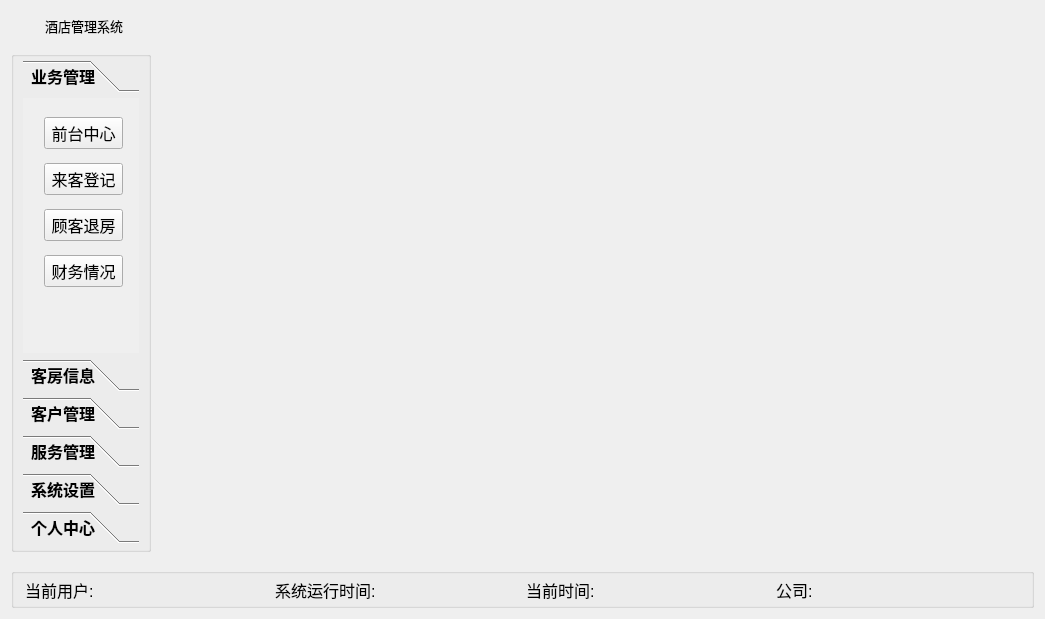
<?xml version="1.0" encoding="UTF-8"?>
<ui version="4.0">
 <class>MainWindow</class>
 <widget class="QMainWindow" name="MainWindow">
  <property name="geometry">
   <rect>
    <x>0</x>
    <y>0</y>
    <width>1045</width>
    <height>619</height>
   </rect>
  </property>
  <property name="windowTitle">
   <string>MainWindow</string>
  </property>
  <widget class="QWidget" name="centralWidget">
   <layout class="QGridLayout" name="gridLayout">
    <property name="topMargin">
     <number>11</number>
    </property>
    <property name="bottomMargin">
     <number>11</number>
    </property>
    <property name="verticalSpacing">
     <number>7</number>
    </property>
    <item row="0" column="0" colspan="3">
     <widget class="QWidget" name="widget_title" native="true">
      <property name="sizePolicy">
       <sizepolicy hsizetype="Preferred" vsizetype="Maximum">
        <horstretch>0</horstretch>
        <verstretch>0</verstretch>
       </sizepolicy>
      </property>
      <property name="minimumSize">
       <size>
        <width>100</width>
        <height>33</height>
       </size>
      </property>
      <property name="mouseTracking">
       <bool>false</bool>
      </property>
      <layout class="QHBoxLayout" name="horizontalLayout_2" stretch="0,0,0">
       <property name="spacing">
        <number>4</number>
       </property>
       <property name="sizeConstraint">
        <enum>QLayout::SetNoConstraint</enum>
       </property>
       <property name="leftMargin">
        <number>0</number>
       </property>
       <property name="topMargin">
        <number>0</number>
       </property>
       <property name="rightMargin">
        <number>0</number>
       </property>
       <property name="bottomMargin">
        <number>4</number>
       </property>
       <item>
        <widget class="QLabel" name="lab_Ico">
         <property name="sizePolicy">
          <sizepolicy hsizetype="Minimum" vsizetype="Preferred">
           <horstretch>0</horstretch>
           <verstretch>0</verstretch>
          </sizepolicy>
         </property>
         <property name="minimumSize">
          <size>
           <width>30</width>
           <height>0</height>
          </size>
         </property>
         <property name="text">
          <string/>
         </property>
         <property name="alignment">
          <set>Qt::AlignCenter</set>
         </property>
        </widget>
       </item>
       <item>
        <widget class="QLabel" name="lab_Title">
         <property name="sizePolicy">
          <sizepolicy hsizetype="Expanding" vsizetype="Preferred">
           <horstretch>0</horstretch>
           <verstretch>0</verstretch>
          </sizepolicy>
         </property>
         <property name="font">
          <font>
           <family>微软雅黑</family>
           <pointsize>10</pointsize>
           <weight>50</weight>
           <italic>false</italic>
           <bold>false</bold>
          </font>
         </property>
         <property name="styleSheet">
          <string notr="true">font: 10pt &quot;微软雅黑&quot;;</string>
         </property>
         <property name="text">
          <string>酒店管理系统</string>
         </property>
         <property name="alignment">
          <set>Qt::AlignLeading|Qt::AlignLeft|Qt::AlignVCenter</set>
         </property>
        </widget>
       </item>
       <item>
        <widget class="QWidget" name="widget_menu" native="true">
         <property name="sizePolicy">
          <sizepolicy hsizetype="Minimum" vsizetype="Preferred">
           <horstretch>0</horstretch>
           <verstretch>0</verstretch>
          </sizepolicy>
         </property>
         <layout class="QHBoxLayout" name="horizontalLayout">
          <property name="spacing">
           <number>0</number>
          </property>
          <property name="leftMargin">
           <number>0</number>
          </property>
          <property name="topMargin">
           <number>0</number>
          </property>
          <property name="rightMargin">
           <number>0</number>
          </property>
          <property name="bottomMargin">
           <number>0</number>
          </property>
          <item>
           <widget class="QPushButton" name="btnMenu">
            <property name="sizePolicy">
             <sizepolicy hsizetype="Minimum" vsizetype="Expanding">
              <horstretch>0</horstretch>
              <verstretch>0</verstretch>
             </sizepolicy>
            </property>
            <property name="minimumSize">
             <size>
              <width>31</width>
              <height>0</height>
             </size>
            </property>
            <property name="cursor">
             <cursorShape>ArrowCursor</cursorShape>
            </property>
            <property name="focusPolicy">
             <enum>Qt::NoFocus</enum>
            </property>
            <property name="toolTip">
             <string>菜单</string>
            </property>
            <property name="text">
             <string/>
            </property>
            <property name="flat">
             <bool>true</bool>
            </property>
           </widget>
          </item>
          <item>
           <widget class="QPushButton" name="btnMenu_Min">
            <property name="sizePolicy">
             <sizepolicy hsizetype="Minimum" vsizetype="Expanding">
              <horstretch>0</horstretch>
              <verstretch>0</verstretch>
             </sizepolicy>
            </property>
            <property name="minimumSize">
             <size>
              <width>31</width>
              <height>0</height>
             </size>
            </property>
            <property name="cursor">
             <cursorShape>ArrowCursor</cursorShape>
            </property>
            <property name="focusPolicy">
             <enum>Qt::NoFocus</enum>
            </property>
            <property name="toolTip">
             <string>最小化</string>
            </property>
            <property name="text">
             <string/>
            </property>
            <property name="flat">
             <bool>true</bool>
            </property>
           </widget>
          </item>
          <item>
           <widget class="QPushButton" name="btnMenu_Max">
            <property name="sizePolicy">
             <sizepolicy hsizetype="Minimum" vsizetype="Expanding">
              <horstretch>0</horstretch>
              <verstretch>0</verstretch>
             </sizepolicy>
            </property>
            <property name="minimumSize">
             <size>
              <width>31</width>
              <height>0</height>
             </size>
            </property>
            <property name="cursor">
             <cursorShape>ArrowCursor</cursorShape>
            </property>
            <property name="focusPolicy">
             <enum>Qt::NoFocus</enum>
            </property>
            <property name="toolTip">
             <string>最大化</string>
            </property>
            <property name="text">
             <string/>
            </property>
            <property name="flat">
             <bool>true</bool>
            </property>
           </widget>
          </item>
          <item>
           <widget class="QPushButton" name="btnMenu_Close">
            <property name="sizePolicy">
             <sizepolicy hsizetype="Minimum" vsizetype="Expanding">
              <horstretch>0</horstretch>
              <verstretch>0</verstretch>
             </sizepolicy>
            </property>
            <property name="minimumSize">
             <size>
              <width>40</width>
              <height>0</height>
             </size>
            </property>
            <property name="cursor">
             <cursorShape>ArrowCursor</cursorShape>
            </property>
            <property name="focusPolicy">
             <enum>Qt::NoFocus</enum>
            </property>
            <property name="toolTip">
             <string>关闭</string>
            </property>
            <property name="styleSheet">
             <string notr="true">background-color: (0,0,0)</string>
            </property>
            <property name="text">
             <string/>
            </property>
            <property name="flat">
             <bool>true</bool>
            </property>
           </widget>
          </item>
         </layout>
        </widget>
       </item>
      </layout>
     </widget>
    </item>
    <item row="1" column="0">
     <widget class="QGroupBox" name="groupBox">
      <property name="sizePolicy">
       <sizepolicy hsizetype="Maximum" vsizetype="Preferred">
        <horstretch>0</horstretch>
        <verstretch>0</verstretch>
       </sizepolicy>
      </property>
      <property name="minimumSize">
       <size>
        <width>140</width>
        <height>0</height>
       </size>
      </property>
      <property name="title">
       <string/>
      </property>
      <layout class="QVBoxLayout" name="verticalLayout">
       <property name="spacing">
        <number>11</number>
       </property>
       <property name="leftMargin">
        <number>9</number>
       </property>
       <property name="topMargin">
        <number>3</number>
       </property>
       <property name="rightMargin">
        <number>9</number>
       </property>
       <property name="bottomMargin">
        <number>6</number>
       </property>
       <item>
        <widget class="QToolBox" name="toolBox">
         <property name="sizePolicy">
          <sizepolicy hsizetype="Preferred" vsizetype="Preferred">
           <horstretch>0</horstretch>
           <verstretch>0</verstretch>
          </sizepolicy>
         </property>
         <property name="minimumSize">
          <size>
           <width>0</width>
           <height>0</height>
          </size>
         </property>
         <property name="font">
          <font>
           <family>楷体</family>
           <pointsize>12</pointsize>
           <weight>75</weight>
           <bold>true</bold>
          </font>
         </property>
         <property name="cursor">
          <cursorShape>ArrowCursor</cursorShape>
         </property>
         <property name="styleSheet">
          <string notr="true"/>
         </property>
         <property name="currentIndex">
          <number>0</number>
         </property>
         <widget class="QWidget" name="page_0">
          <property name="geometry">
           <rect>
            <x>0</x>
            <y>0</y>
            <width>120</width>
            <height>281</height>
           </rect>
          </property>
          <attribute name="label">
           <string> 业务管理</string>
          </attribute>
          <widget class="QWidget" name="layoutWidget">
           <property name="geometry">
            <rect>
             <x>10</x>
             <y>0</y>
             <width>101</width>
             <height>211</height>
            </rect>
           </property>
           <property name="font">
            <font>
             <family>楷体</family>
            </font>
           </property>
           <layout class="QVBoxLayout" name="verticalLayout_0">
            <item>
             <widget class="QPushButton" name="btn_center">
              <property name="minimumSize">
               <size>
                <width>0</width>
                <height>30</height>
               </size>
              </property>
              <property name="font">
               <font>
                <family>楷体</family>
                <pointsize>12</pointsize>
                <weight>9</weight>
                <italic>false</italic>
                <bold>false</bold>
               </font>
              </property>
              <property name="cursor">
               <cursorShape>OpenHandCursor</cursorShape>
              </property>
              <property name="toolTip">
               <string>前台中心</string>
              </property>
              <property name="styleSheet">
               <string notr="true">font: 75 12pt &quot;楷体&quot;;</string>
              </property>
              <property name="text">
               <string>前台中心</string>
              </property>
             </widget>
            </item>
            <item>
             <widget class="QPushButton" name="btn_check">
              <property name="minimumSize">
               <size>
                <width>0</width>
                <height>30</height>
               </size>
              </property>
              <property name="font">
               <font>
                <family>楷体</family>
                <pointsize>12</pointsize>
                <weight>9</weight>
                <italic>false</italic>
                <bold>false</bold>
               </font>
              </property>
              <property name="cursor">
               <cursorShape>OpenHandCursor</cursorShape>
              </property>
              <property name="toolTip">
               <string>来客登记</string>
              </property>
              <property name="styleSheet">
               <string notr="true">font: 75 12pt &quot;楷体&quot;;</string>
              </property>
              <property name="text">
               <string>来客登记</string>
              </property>
             </widget>
            </item>
            <item>
             <widget class="QPushButton" name="btn_checkout">
              <property name="minimumSize">
               <size>
                <width>0</width>
                <height>30</height>
               </size>
              </property>
              <property name="font">
               <font>
                <family>楷体</family>
                <pointsize>12</pointsize>
                <weight>9</weight>
                <italic>false</italic>
                <bold>false</bold>
               </font>
              </property>
              <property name="cursor">
               <cursorShape>OpenHandCursor</cursorShape>
              </property>
              <property name="toolTip">
               <string>客务中心</string>
              </property>
              <property name="styleSheet">
               <string notr="true">font: 75 12pt &quot;楷体&quot;;</string>
              </property>
              <property name="text">
               <string>顾客退房</string>
              </property>
             </widget>
            </item>
            <item>
             <widget class="QPushButton" name="btn_pay">
              <property name="minimumSize">
               <size>
                <width>0</width>
                <height>30</height>
               </size>
              </property>
              <property name="font">
               <font>
                <family>楷体</family>
                <pointsize>12</pointsize>
                <weight>9</weight>
                <italic>false</italic>
                <bold>false</bold>
               </font>
              </property>
              <property name="cursor">
               <cursorShape>OpenHandCursor</cursorShape>
              </property>
              <property name="toolTip">
               <string>功能开发中</string>
              </property>
              <property name="styleSheet">
               <string notr="true">font: 75 12pt &quot;楷体&quot;;</string>
              </property>
              <property name="text">
               <string>财务情况</string>
              </property>
             </widget>
            </item>
           </layout>
          </widget>
         </widget>
         <widget class="QWidget" name="page_1">
          <property name="geometry">
           <rect>
            <x>0</x>
            <y>0</y>
            <width>120</width>
            <height>281</height>
           </rect>
          </property>
          <attribute name="label">
           <string> 客房信息</string>
          </attribute>
          <widget class="QWidget" name="layoutWidget_2">
           <property name="geometry">
            <rect>
             <x>10</x>
             <y>0</y>
             <width>101</width>
             <height>141</height>
            </rect>
           </property>
           <layout class="QVBoxLayout" name="verticalLayout_1">
            <item>
             <widget class="QPushButton" name="btn_roomphote">
              <property name="minimumSize">
               <size>
                <width>0</width>
                <height>30</height>
               </size>
              </property>
              <property name="font">
               <font>
                <weight>50</weight>
                <bold>false</bold>
               </font>
              </property>
              <property name="cursor">
               <cursorShape>OpenHandCursor</cursorShape>
              </property>
              <property name="text">
               <string>房间信息</string>
              </property>
             </widget>
            </item>
            <item>
             <widget class="QPushButton" name="btn_roomctroll">
              <property name="minimumSize">
               <size>
                <width>0</width>
                <height>30</height>
               </size>
              </property>
              <property name="font">
               <font>
                <weight>50</weight>
                <bold>false</bold>
               </font>
              </property>
              <property name="cursor">
               <cursorShape>OpenHandCursor</cursorShape>
              </property>
              <property name="text">
               <string>房间欣赏</string>
              </property>
             </widget>
            </item>
            <item>
             <widget class="QPushButton" name="btn_roomintrod">
              <property name="minimumSize">
               <size>
                <width>0</width>
                <height>30</height>
               </size>
              </property>
              <property name="font">
               <font>
                <weight>50</weight>
                <bold>false</bold>
               </font>
              </property>
              <property name="cursor">
               <cursorShape>OpenHandCursor</cursorShape>
              </property>
              <property name="text">
               <string>房间调整</string>
              </property>
             </widget>
            </item>
           </layout>
          </widget>
         </widget>
         <widget class="QWidget" name="page_2">
          <property name="geometry">
           <rect>
            <x>0</x>
            <y>0</y>
            <width>120</width>
            <height>281</height>
           </rect>
          </property>
          <attribute name="label">
           <string> 客户管理</string>
          </attribute>
          <widget class="QWidget" name="layoutWidget_3">
           <property name="geometry">
            <rect>
             <x>10</x>
             <y>0</y>
             <width>101</width>
             <height>191</height>
            </rect>
           </property>
           <layout class="QVBoxLayout" name="verticalLayout_3">
            <item>
             <widget class="QPushButton" name="btn_unpayorder">
              <property name="minimumSize">
               <size>
                <width>0</width>
                <height>30</height>
               </size>
              </property>
              <property name="font">
               <font>
                <weight>50</weight>
                <bold>false</bold>
               </font>
              </property>
              <property name="cursor">
               <cursorShape>OpenHandCursor</cursorShape>
              </property>
              <property name="text">
               <string>未结账单</string>
              </property>
             </widget>
            </item>
            <item>
             <widget class="QPushButton" name="btn_payorder">
              <property name="minimumSize">
               <size>
                <width>0</width>
                <height>30</height>
               </size>
              </property>
              <property name="font">
               <font>
                <weight>50</weight>
                <bold>false</bold>
               </font>
              </property>
              <property name="cursor">
               <cursorShape>OpenHandCursor</cursorShape>
              </property>
              <property name="text">
               <string>已结账单</string>
              </property>
             </widget>
            </item>
            <item>
             <widget class="QPushButton" name="btn_allorder">
              <property name="font">
               <font>
                <weight>50</weight>
                <bold>false</bold>
               </font>
              </property>
              <property name="cursor">
               <cursorShape>OpenHandCursor</cursorShape>
              </property>
              <property name="text">
               <string>所有账单</string>
              </property>
             </widget>
            </item>
            <item>
             <widget class="QPushButton" name="btn_custormerinfo">
              <property name="font">
               <font>
                <weight>50</weight>
                <bold>false</bold>
               </font>
              </property>
              <property name="cursor">
               <cursorShape>OpenHandCursor</cursorShape>
              </property>
              <property name="mouseTracking">
               <bool>false</bool>
              </property>
              <property name="text">
               <string>客户信息</string>
              </property>
             </widget>
            </item>
           </layout>
          </widget>
         </widget>
         <widget class="QWidget" name="page_3">
          <property name="geometry">
           <rect>
            <x>0</x>
            <y>0</y>
            <width>120</width>
            <height>281</height>
           </rect>
          </property>
          <attribute name="label">
           <string> 服务管理</string>
          </attribute>
          <widget class="QWidget" name="layoutWidget_4">
           <property name="geometry">
            <rect>
             <x>10</x>
             <y>0</y>
             <width>101</width>
             <height>131</height>
            </rect>
           </property>
           <layout class="QVBoxLayout" name="verticalLayout_4">
            <item>
             <widget class="QPushButton" name="btn_foodservice">
              <property name="minimumSize">
               <size>
                <width>0</width>
                <height>30</height>
               </size>
              </property>
              <property name="font">
               <font>
                <weight>50</weight>
                <bold>false</bold>
               </font>
              </property>
              <property name="cursor">
               <cursorShape>OpenHandCursor</cursorShape>
              </property>
              <property name="toolTip">
               <string>功能开发中</string>
              </property>
              <property name="text">
               <string>餐饮服务</string>
              </property>
             </widget>
            </item>
            <item>
             <widget class="QPushButton" name="btn_washservice">
              <property name="minimumSize">
               <size>
                <width>0</width>
                <height>30</height>
               </size>
              </property>
              <property name="font">
               <font>
                <weight>50</weight>
                <bold>false</bold>
               </font>
              </property>
              <property name="cursor">
               <cursorShape>OpenHandCursor</cursorShape>
              </property>
              <property name="toolTip">
               <string>功能开发中</string>
              </property>
              <property name="text">
               <string>洗涤服务</string>
              </property>
             </widget>
            </item>
            <item>
             <widget class="QPushButton" name="btn_otherservice">
              <property name="minimumSize">
               <size>
                <width>0</width>
                <height>30</height>
               </size>
              </property>
              <property name="font">
               <font>
                <weight>50</weight>
                <bold>false</bold>
               </font>
              </property>
              <property name="cursor">
               <cursorShape>ClosedHandCursor</cursorShape>
              </property>
              <property name="toolTip">
               <string>功能开发中</string>
              </property>
              <property name="text">
               <string>其他服务</string>
              </property>
             </widget>
            </item>
           </layout>
          </widget>
         </widget>
         <widget class="QWidget" name="page_4">
          <property name="geometry">
           <rect>
            <x>0</x>
            <y>0</y>
            <width>120</width>
            <height>281</height>
           </rect>
          </property>
          <attribute name="label">
           <string> 系统设置</string>
          </attribute>
          <widget class="QWidget" name="layoutWidget_5">
           <property name="geometry">
            <rect>
             <x>10</x>
             <y>0</y>
             <width>101</width>
             <height>101</height>
            </rect>
           </property>
           <layout class="QVBoxLayout" name="verticalLayout_5">
            <item>
             <widget class="QPushButton" name="btn_copy">
              <property name="minimumSize">
               <size>
                <width>0</width>
                <height>30</height>
               </size>
              </property>
              <property name="font">
               <font>
                <weight>50</weight>
                <bold>false</bold>
               </font>
              </property>
              <property name="cursor">
               <cursorShape>OpenHandCursor</cursorShape>
              </property>
              <property name="toolTip">
               <string>数据库备份</string>
              </property>
              <property name="text">
               <string>数据备份</string>
              </property>
             </widget>
            </item>
            <item>
             <widget class="QPushButton" name="btn_help">
              <property name="minimumSize">
               <size>
                <width>0</width>
                <height>30</height>
               </size>
              </property>
              <property name="font">
               <font>
                <weight>50</weight>
                <bold>false</bold>
               </font>
              </property>
              <property name="cursor">
               <cursorShape>OpenHandCursor</cursorShape>
              </property>
              <property name="toolTip">
               <string>使用说明</string>
              </property>
              <property name="text">
               <string>使用说明</string>
              </property>
             </widget>
            </item>
           </layout>
          </widget>
         </widget>
         <widget class="QWidget" name="page_5">
          <property name="geometry">
           <rect>
            <x>0</x>
            <y>0</y>
            <width>120</width>
            <height>281</height>
           </rect>
          </property>
          <attribute name="label">
           <string> 个人中心</string>
          </attribute>
          <widget class="QWidget" name="layoutWidget_6">
           <property name="geometry">
            <rect>
             <x>10</x>
             <y>0</y>
             <width>101</width>
             <height>101</height>
            </rect>
           </property>
           <layout class="QVBoxLayout" name="verticalLayout_6">
            <item>
             <widget class="QPushButton" name="btn_changepwd">
              <property name="minimumSize">
               <size>
                <width>0</width>
                <height>30</height>
               </size>
              </property>
              <property name="font">
               <font>
                <weight>50</weight>
                <bold>false</bold>
               </font>
              </property>
              <property name="cursor">
               <cursorShape>OpenHandCursor</cursorShape>
              </property>
              <property name="toolTip">
               <string>修改密码</string>
              </property>
              <property name="text">
               <string>修改密码</string>
              </property>
             </widget>
            </item>
            <item>
             <widget class="QPushButton" name="btn_register">
              <property name="minimumSize">
               <size>
                <width>0</width>
                <height>30</height>
               </size>
              </property>
              <property name="font">
               <font>
                <weight>50</weight>
                <bold>false</bold>
               </font>
              </property>
              <property name="cursor">
               <cursorShape>OpenHandCursor</cursorShape>
              </property>
              <property name="toolTip">
               <string>操作日志</string>
              </property>
              <property name="text">
               <string>员工注册</string>
              </property>
             </widget>
            </item>
           </layout>
          </widget>
         </widget>
        </widget>
       </item>
      </layout>
     </widget>
    </item>
    <item row="1" column="1">
     <spacer name="horizontalSpacer">
      <property name="orientation">
       <enum>Qt::Horizontal</enum>
      </property>
      <property name="sizeType">
       <enum>QSizePolicy::Maximum</enum>
      </property>
      <property name="sizeHint" stdset="0">
       <size>
        <width>10</width>
        <height>20</height>
       </size>
      </property>
     </spacer>
    </item>
    <item row="1" column="2">
     <widget class="QStackedWidget" name="stackedWidget">
      <property name="styleSheet">
       <string notr="true"/>
      </property>
      <property name="currentIndex">
       <number>0</number>
      </property>
      <widget class="QWidget" name="page_7">
       <layout class="QGridLayout" name="gridLayout_3">
        <property name="leftMargin">
         <number>0</number>
        </property>
        <property name="topMargin">
         <number>0</number>
        </property>
        <property name="rightMargin">
         <number>0</number>
        </property>
        <property name="bottomMargin">
         <number>1</number>
        </property>
        <property name="spacing">
         <number>0</number>
        </property>
        <item row="0" column="0">
         <widget class="QLabel" name="label">
          <property name="styleSheet">
           <string notr="true">background-image: url(:/images/home/back.jpg);</string>
          </property>
          <property name="text">
           <string/>
          </property>
         </widget>
        </item>
       </layout>
      </widget>
      <widget class="QWidget" name="page_8"/>
     </widget>
    </item>
    <item row="2" column="0">
     <spacer name="verticalSpacer">
      <property name="orientation">
       <enum>Qt::Vertical</enum>
      </property>
      <property name="sizeType">
       <enum>QSizePolicy::Maximum</enum>
      </property>
      <property name="sizeHint" stdset="0">
       <size>
        <width>20</width>
        <height>9</height>
       </size>
      </property>
     </spacer>
    </item>
    <item row="3" column="0" colspan="3">
     <widget class="QGroupBox" name="groupBox_Down">
      <property name="sizePolicy">
       <sizepolicy hsizetype="Preferred" vsizetype="Maximum">
        <horstretch>0</horstretch>
        <verstretch>0</verstretch>
       </sizepolicy>
      </property>
      <property name="minimumSize">
       <size>
        <width>0</width>
        <height>0</height>
       </size>
      </property>
      <property name="maximumSize">
       <size>
        <width>16777215</width>
        <height>40</height>
       </size>
      </property>
      <property name="title">
       <string/>
      </property>
      <property name="alignment">
       <set>Qt::AlignLeading|Qt::AlignLeft|Qt::AlignVCenter</set>
      </property>
      <layout class="QGridLayout" name="gridLayout_2">
       <property name="topMargin">
        <number>5</number>
       </property>
       <property name="bottomMargin">
        <number>5</number>
       </property>
       <item row="0" column="0">
        <widget class="QLabel" name="label_CurrentUser">
         <property name="sizePolicy">
          <sizepolicy hsizetype="Preferred" vsizetype="Preferred">
           <horstretch>0</horstretch>
           <verstretch>0</verstretch>
          </sizepolicy>
         </property>
         <property name="minimumSize">
          <size>
           <width>0</width>
           <height>0</height>
          </size>
         </property>
         <property name="font">
          <font>
           <pointsize>12</pointsize>
          </font>
         </property>
         <property name="lineWidth">
          <number>0</number>
         </property>
         <property name="text">
          <string>当前用户:</string>
         </property>
         <property name="alignment">
          <set>Qt::AlignLeading|Qt::AlignLeft|Qt::AlignVCenter</set>
         </property>
        </widget>
       </item>
       <item row="0" column="1">
        <widget class="QLabel" name="label_SoftTime">
         <property name="sizePolicy">
          <sizepolicy hsizetype="Preferred" vsizetype="Preferred">
           <horstretch>0</horstretch>
           <verstretch>0</verstretch>
          </sizepolicy>
         </property>
         <property name="minimumSize">
          <size>
           <width>0</width>
           <height>0</height>
          </size>
         </property>
         <property name="maximumSize">
          <size>
           <width>16777215</width>
           <height>40</height>
          </size>
         </property>
         <property name="font">
          <font>
           <pointsize>12</pointsize>
          </font>
         </property>
         <property name="lineWidth">
          <number>0</number>
         </property>
         <property name="text">
          <string>系统运行时间:</string>
         </property>
         <property name="alignment">
          <set>Qt::AlignLeading|Qt::AlignLeft|Qt::AlignVCenter</set>
         </property>
        </widget>
       </item>
       <item row="0" column="2">
        <widget class="QLabel" name="label_CurrentTime">
         <property name="sizePolicy">
          <sizepolicy hsizetype="Preferred" vsizetype="Preferred">
           <horstretch>0</horstretch>
           <verstretch>0</verstretch>
          </sizepolicy>
         </property>
         <property name="minimumSize">
          <size>
           <width>0</width>
           <height>0</height>
          </size>
         </property>
         <property name="maximumSize">
          <size>
           <width>16777215</width>
           <height>16777215</height>
          </size>
         </property>
         <property name="font">
          <font>
           <pointsize>12</pointsize>
          </font>
         </property>
         <property name="text">
          <string>当前时间:</string>
         </property>
         <property name="alignment">
          <set>Qt::AlignLeading|Qt::AlignLeft|Qt::AlignVCenter</set>
         </property>
        </widget>
       </item>
       <item row="0" column="3">
        <widget class="QLabel" name="label_CompanyName">
         <property name="sizePolicy">
          <sizepolicy hsizetype="Preferred" vsizetype="Preferred">
           <horstretch>0</horstretch>
           <verstretch>0</verstretch>
          </sizepolicy>
         </property>
         <property name="minimumSize">
          <size>
           <width>0</width>
           <height>0</height>
          </size>
         </property>
         <property name="font">
          <font>
           <pointsize>12</pointsize>
          </font>
         </property>
         <property name="text">
          <string>公司:</string>
         </property>
         <property name="alignment">
          <set>Qt::AlignLeading|Qt::AlignLeft|Qt::AlignVCenter</set>
         </property>
        </widget>
       </item>
      </layout>
     </widget>
    </item>
   </layout>
  </widget>
 </widget>
 <layoutdefault spacing="6" margin="11"/>
 <resources/>
 <connections/>
</ui>
